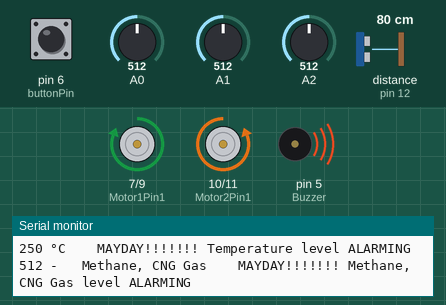
Recording of a sketch running on a simulated Arduino Uno, built with avr-gcc and run on an emulated ATmega328P. Parts: motor-driver pin pairs drawn as motors (green arrow = first pin HIGH = forward, orange = second pin HIGH = backward, longer = more drive), buzzer (waves = sounding, pin HIGH), the last lines printed to the serial monitor. Wiring (inferred from the names in the program): ultrasonic range finder: trigger pin 13; echo pin 12. The inputs (shaded band) are chosen by the test bench; at power-on: distance to the obstacle (sensor on pin 12) 80 cm, pin 6 (buttonPin) LOW, A1 = 512, A0 = 512, A2 = 512. The echo pulse lasts 58.3 µs per cm; pins used as bus, display or sensor lines are not drawn.

Above: at 1.2 s.
1.3 s: distance to the obstacle (sensor on pin 12) set to 12 cm
3.5 s: distance to the obstacle (sensor on pin 12) set to 9 cm
At 7.7 s:
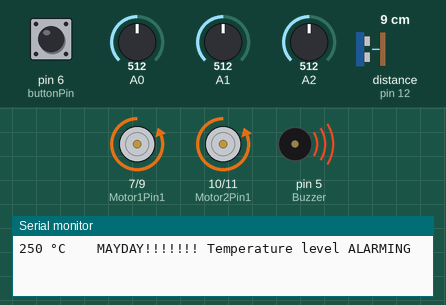
7.9 s: pin 6 (buttonPin) pulled HIGH for 1 s
11.4 s: distance to the obstacle (sensor on pin 12) set to 120 cm
At 13.0 s:
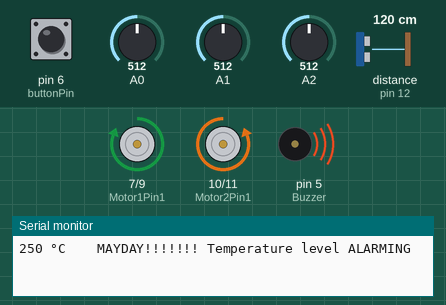
13.4 s: A1 set to 485
16.9 s: A0 set to 89
18.4 s: A0 set to 76
Timing chart, 0 to 21.4 s (numbered marks = the images above; inputs shaded):
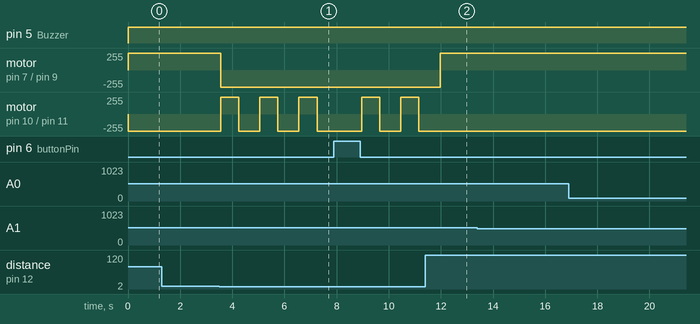

The sketch:

ardUno.ino
```cpp
int MQ4 = 0;    //gas sensor 1 BLUE
int MQ9 = 0;    //gas sensor 2 YELLOW
int LM35 = 0;   //temperature sensor GREEN

int inByte = 0;

const int Motor1Pin1 = 7;
const int Motor1Pin2 = 9;
const int Motor2Pin1 = 10;
const int Motor2Pin2 = 11;

#define trigPin 13
#define echoPin 12

const int Buzzer = 5;

int x,tempC = 0,check,sum=0,i[500];

const int buttonPin = 6;
int buttonState = 0 ;

void setup()
{
  Serial.begin(9600);
  pinMode(Motor1Pin1, OUTPUT);
  pinMode(Motor1Pin2, OUTPUT);
  pinMode(Motor2Pin1, OUTPUT);
  pinMode(Motor2Pin2, OUTPUT);
  pinMode(trigPin, OUTPUT);
  pinMode(echoPin, INPUT);
  pinMode(Buzzer, OUTPUT);
  pinMode(buttonPin, INPUT);
}


void loop()
 {

  buttonState = digitalRead(buttonPin);
  if (buttonState == HIGH)
  {
    processingSwitch();
  }

  if (buttonState == LOW)
  {
      long duration, distance;
      digitalWrite(trigPin, LOW);
      delayMicroseconds(2);
      digitalWrite(trigPin, HIGH);
      delayMicroseconds(10);
      digitalWrite(trigPin, LOW);
      duration = pulseIn(echoPin, HIGH);
      distance = (duration/2) / 29.1;


if (distance>9)
  {

    GoForward();
    survOn();

  }

else

  {

    GoBackward();
    delay(700);
    GoLeft();
    delay(800);

  }
  }
 }


 void GoForward()
{
  digitalWrite(Motor1Pin2, LOW);
  digitalWrite(Motor1Pin1, HIGH);
  digitalWrite(Motor2Pin1, LOW);
  digitalWrite(Motor2Pin2, HIGH);
}

  void GoBackward()
  {
  digitalWrite(Motor1Pin1, LOW);
  digitalWrite(Motor1Pin2, HIGH);
  digitalWrite(Motor2Pin2, LOW);
  digitalWrite(Motor2Pin1, HIGH);
  }

  void GoRight()
  {
  digitalWrite(Motor1Pin2, LOW);
  digitalWrite(Motor1Pin1, HIGH);
  digitalWrite(Motor2Pin2, LOW);
  digitalWrite(Motor2Pin1, HIGH);
  }

 void GoLeft()
 {
  digitalWrite(Motor1Pin1, LOW);
  digitalWrite(Motor1Pin2, HIGH);
  digitalWrite(Motor2Pin1, LOW);
  digitalWrite(Motor2Pin2, HIGH);
 }

 void Stop()
 {
  digitalWrite(Motor1Pin2, LOW);
  digitalWrite(Motor1Pin1, LOW);
  digitalWrite(Motor2Pin1, LOW);
  digitalWrite(Motor2Pin2, LOW);
 }

 void survOn()
{
            // get incoming byte:
            inByte = Serial.read();

            // read  the value from LM35
            //for (int x=0; x<500;x++)
            //{
              LM35 = analogRead(A0);
              //tempC = LM35;
              //i[x]=tempC;
              //sum=i[x]+sum;
            //}
            //LM35=sum/500;

            // read Methane, CNG Gas input:
            //for (int x=0; x<500;x++)
            //{
              MQ4  = analogRead(A1);
              //tempC = MQ4;
              //i[x]=tempC;
              //sum=i[x]+sum;
            //}
            //MQ4=sum/500;

            // read  Carbon Monoxide, flammable gasses input:
            //for (int x=0; x<500;x++)
            //{
              MQ9  = analogRead(A2);
              //tempC = MQ9;
              //i[x]=tempC;
              //sum=i[x]+sum;
            //}
            //MQ9=sum/500;

            // send sensor values:
            LM35 = (5.0 * LM35 * 100.0) / 1024;

      if (MQ4<500 && MQ9<100 && LM35<45)
      {
        digitalWrite(Buzzer,LOW);
        allsafe();

        delay(1000);
      }
      else
      {
        //allsafe();
        digitalWrite(Buzzer,HIGH);
        sensor1();
        sensor2();
        sensor3();

        delay(1000);
      }


}


void allsafe()
{
            Serial.print(MQ4);
            Serial.print(" -   Methane, CNG Gas||||");
            Serial.print(MQ9);
            Serial.print(" -   Carbon Monoxide, Flammable gas||||");
            Serial.print(LM35);
            Serial.println("°C||||");
            Serial.println("  All Safe    All Safe    All Safe    All Safe    All Safe    All Safe    All Safe  ");

}

void sensor1()
{
            Serial.print(MQ4);
            Serial.print(" -   Methane, CNG Gas  ");
            if(MQ4>500)
            {
               Serial.println("  MAYDAY!!!!!!! Methane, CNG Gas level ALARMING");
            }
}

void sensor2()
{
            Serial.print(MQ9);
            Serial.print(" -   Carbon Monoxide, Flammable gasses  ");
            if(MQ9>100)
            {
               Serial.println("  MAYDAY!!!!!!! Carbon Monoxide, Flammable gasses level ALARMING");
            }
}

void sensor3()
{
            Serial.print(LM35);
            Serial.print(" °C  ");
            if(LM35>40)
            {
               Serial.println("  MAYDAY!!!!!!! Temperature level ALARMING");
            }
}


void processingSwitch()
{
    LM35 = analogRead(A0);
    LM35 = (5.0 * LM35 * 100.0) / 1024;
    Serial.println(LM35);
    delay(100);
    if(LM35>=45)
    {
      digitalWrite(Buzzer,HIGH);
    }
    else
    {
     digitalWrite(Buzzer,LOW);
    }
}
```

Measured:
- the behaviour switches between 11 and 10 cm on distance to the obstacle (sensor on pin 12) (found by bisection; images 0 and 1)
- after the input at 3.5 s, motor on pin 7 (Motor1Pin1) / pin 9 (Motor1Pin2): forward 255/255 → backward 255/255 after 0.05 s; motor on pin 10 (Motor2Pin1) / pin 11 (Motor2Pin2): alternates forward 255/255 for 0.70 s and backward 255/255 for 0.80 s, starting after 0.05 s
- after the input at 11.4 s, motor on pin 7 (Motor1Pin1) / pin 9 (Motor1Pin2): backward 255/255 → forward 255/255 after 0.57 s; motor on pin 10 (Motor2Pin1) / pin 11 (Motor2Pin2): stays backward 255/255 (without the input it goes to forward 255/255 after 0.56 s)
